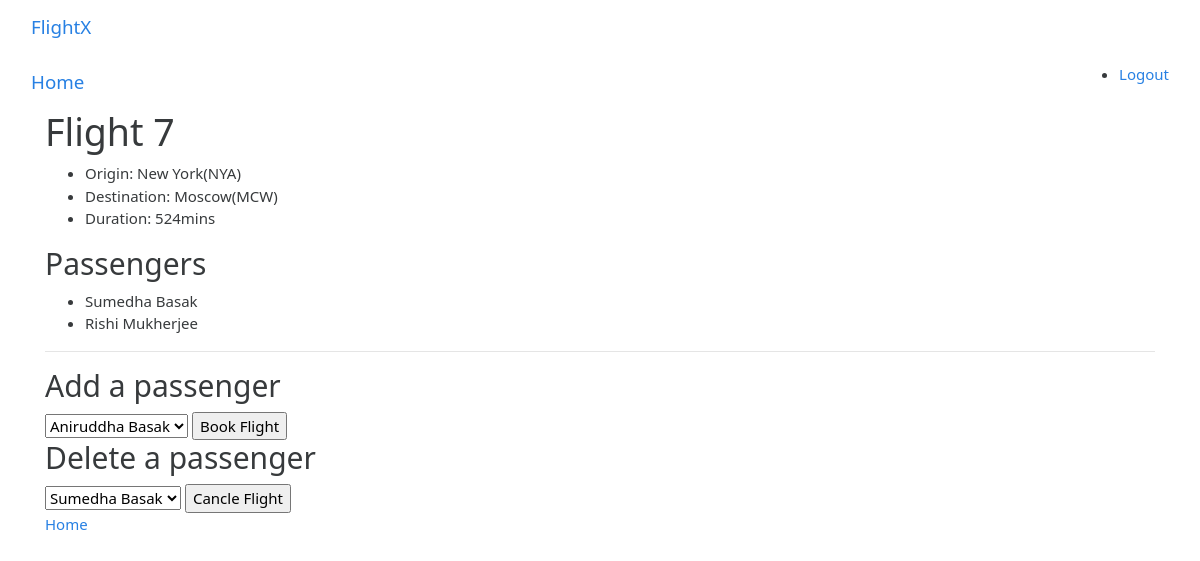
The app's page /7, older data.
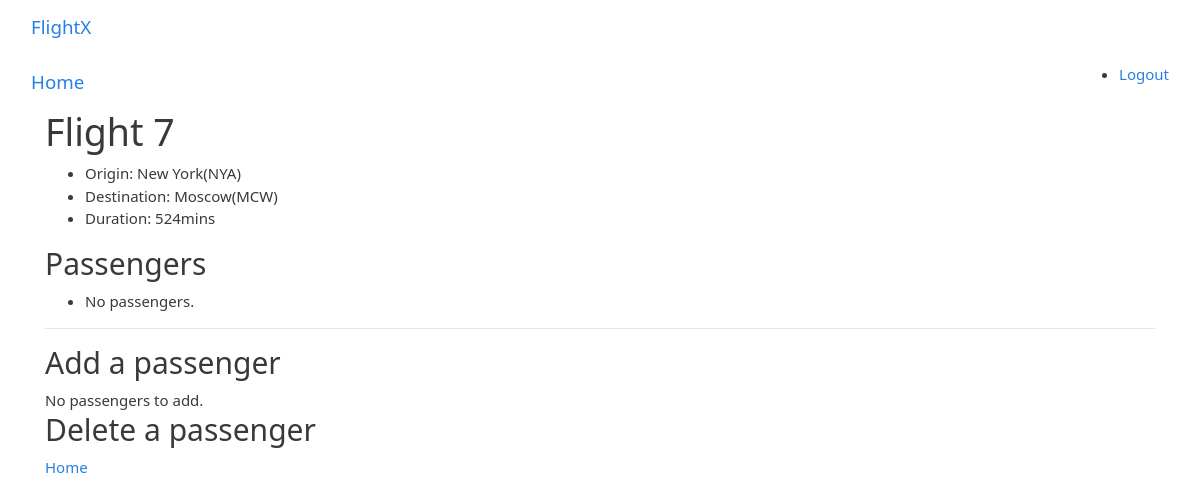
The same page, newer data.
### webapp/models.py (models this page shows)
class Passenger(models.Model):
    first = models.CharField(max_length=60)
    last = models.CharField(max_length=60)
    flights = models.ManyToManyField(Flight, blank=True, related_name="passengers")
    def __str__(self):
        return f"{self.first} {self.last}"

### webapp/views.py (the view)
# urls.py: path("<int:flight_id>", views.flight, name="flight"),
def flight(request, flight_id):
    try:
        flight = Flight.objects.get(pk=flight_id)
    except Flight.DoesNotExist:
        raise Http404("Flight does not exist.")
    context = {
        "flight": flight,
        "passengers": flight.passengers.all(),
        "non_passengers": Passenger.objects.exclude(flights=flight).all()
    }
    return render(request, "webapp/flight.html", context)

### webapp/models.py (called while the page is built)
    def __str__(self):
        return f"{self.city}({self.code})"

### webapp/templates/webapp/flight.html (shortened to what this page needs)
{% extends "webapp/base.html" %}
{% block content %}
<nav class="navbar navbar-default">
    <div class="container-fluid">
        <div class="navbar-header">
            <a class="navbar-brand" href="{% url 'webapp:index' %}">Home</a>
        </div>
        <ul>
            <li><a href="{% url 'webapp:logout' %}">Logout</a></li>
        </ul>
    </div>
</nav>
<div class="container">
    <h1>Flight {{ flight.id }}</h1>
    <ul>
        <li>Origin: {{ flight.origin }}</li>
        <li>Destination: {{ flight.destination }}</li>
        <li>Duration: {{ flight.duration }}mins</li>
    </ul>
    <h2>Passengers</h2>
    <ul>
        {% for passenger in passengers %}
            <li>{{ passenger }}</li>
        {% empty %}
            <li>No passengers.</li>
        {% endfor %}
    </ul>
    <hr>
    <h2>Add a passenger</h2>
    {% if non_passengers %}
    <form action="{% url 'webapp:book' flight.id %}" method="post">
        <select name="passenger">
            {% for passenger in non_passengers %}
                <option value="{{ passenger.id }}">{{ passenger }}</option>
            {% endfor %}
        </select>
        <input type="submit" value="Book Flight">
    </form>
    {% else %}
        <div>No passengers to add.</div>
    {% endif %}
    <h2>Delete a passenger</h2>
    {% if passengers %}
    <form action="{% url 'webapp:cancle' flight.id %}" method="post">
        <select name="passenger">
            {% for passenger in passengers %}
                <option value="{{ passenger.id }}">{{ passenger }}</option>
            {% endfor %}
        </select>
        <input type="submit" value="Cancle Flight">
    </form>
    {% endif %}
    <a href="{% url 'webapp:index' %}">Home</a>
</div>
{% endblock %}

Row changes from the older to the newer data that the page shows:
removed Passenger: first+last "Sumedha Basak"
removed Passenger: first+last "Rishi Mukherjee"
Text that changed along with them:
form field passenger: "Aniruddha Basak" → (not shown)
form field value: "Book Flight" → (not shown)
form field passenger: "Sumedha Basak" → (not shown)
form field value: "Cancle Flight" → (not shown)
text now shown: "No passengers. No passengers to add."
